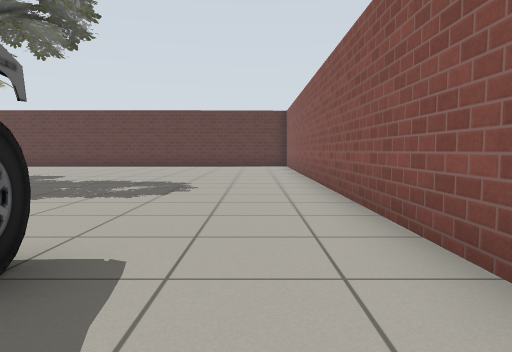
view 1 (above)

18 first-person views from a walk through a world built for the Gazebo simulator. The camera is 0.72 m above the floor, tilts 4° down and sees 70° across. The lines on the ground mark 1 m squares. The floor is counted in squares, 1 m on a side. Each view is taken from the middle of a square. On the plan, view 1 faces up. The plan holds only what a view shows up to about 11 squares ahead; the rest is blank. Robots are left out. Gazebo's built-in surfaces are drawn with simple patterns. Some stock models are drawn as simple stand-ins. Some surface patterns are stand-ins.

view 2
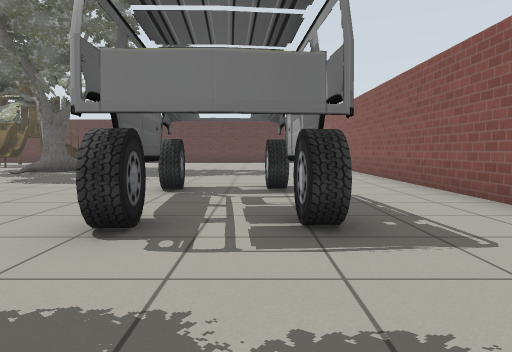

view 3
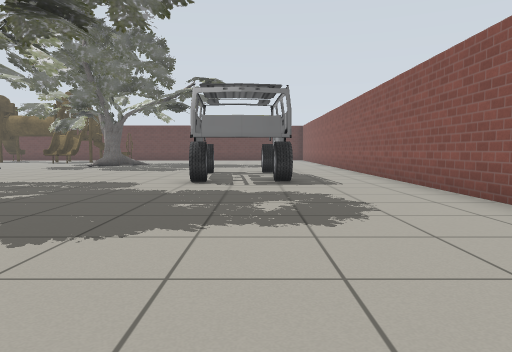

view 4
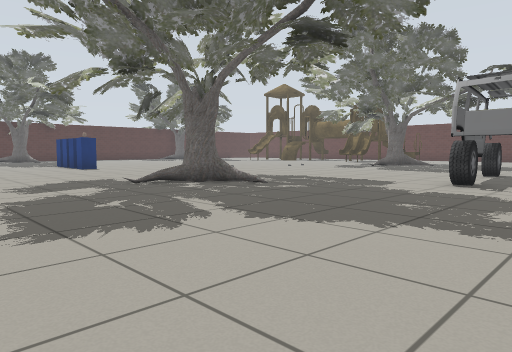

view 5
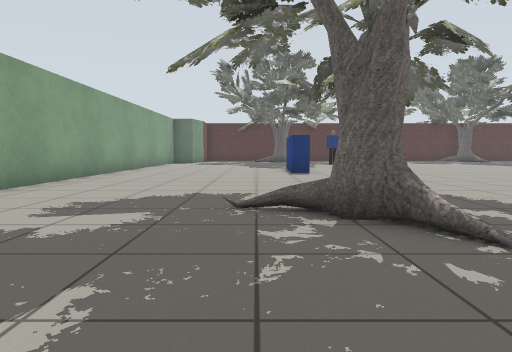

view 6
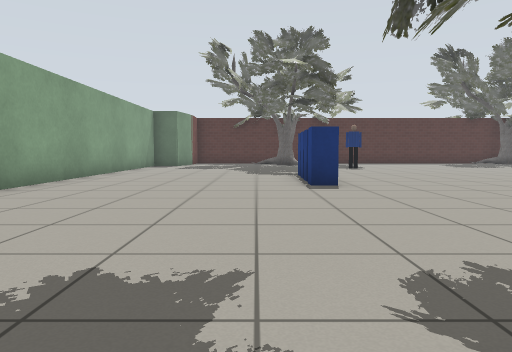

view 7
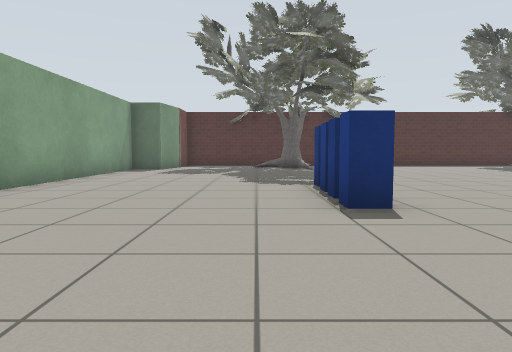

view 8
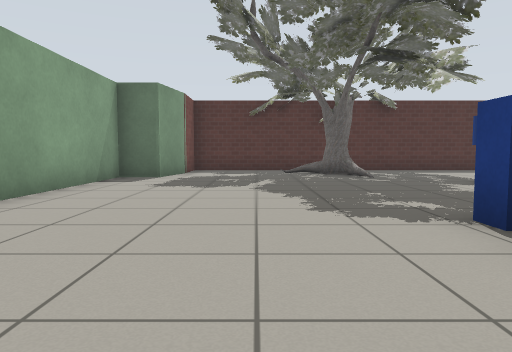

view 9
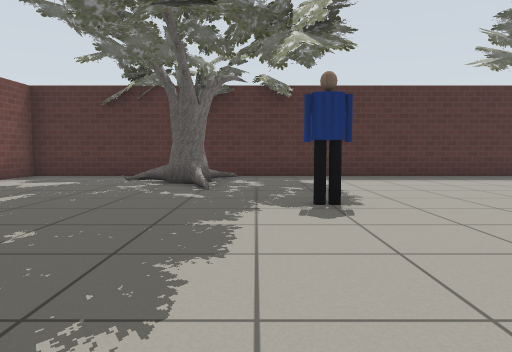

view 10
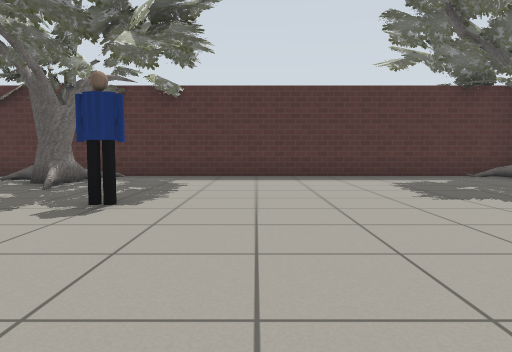

view 11
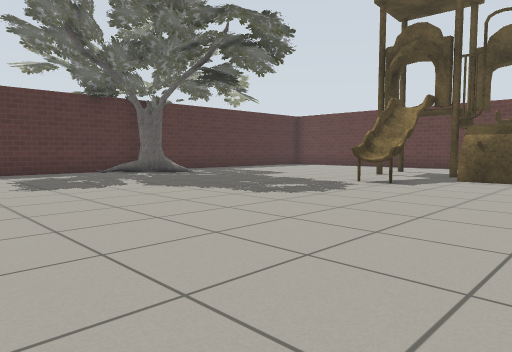

view 12
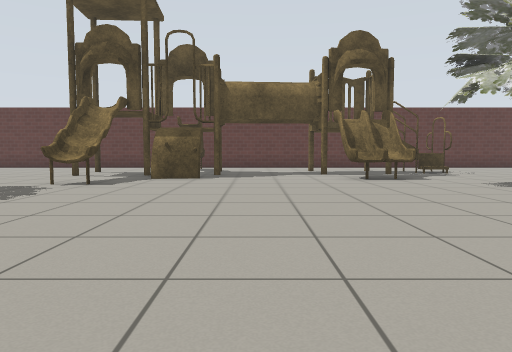

view 13
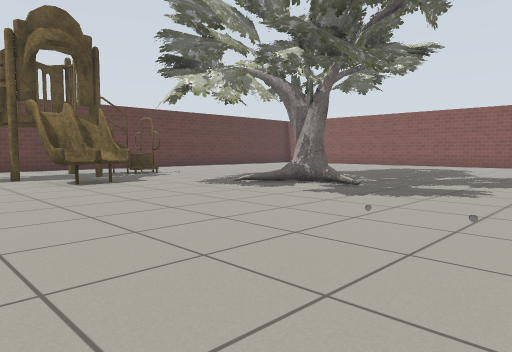

view 14
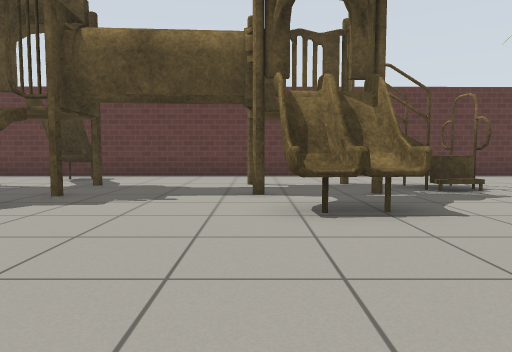

view 15
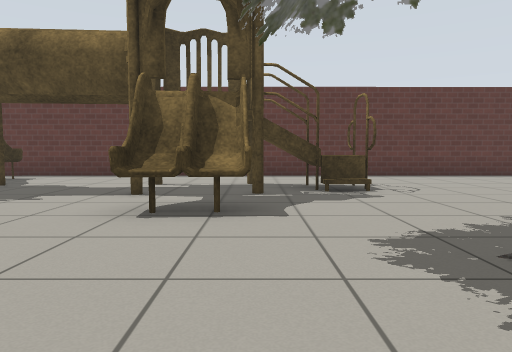

view 16
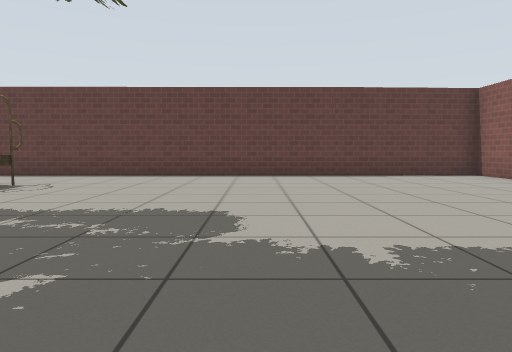

view 17
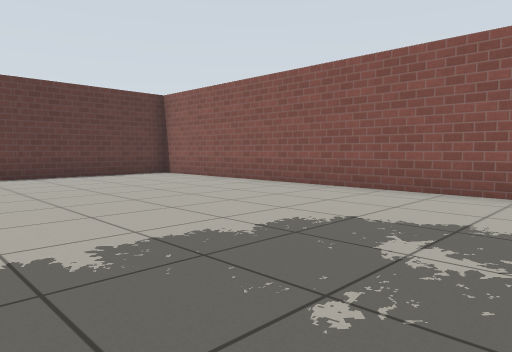

view 18
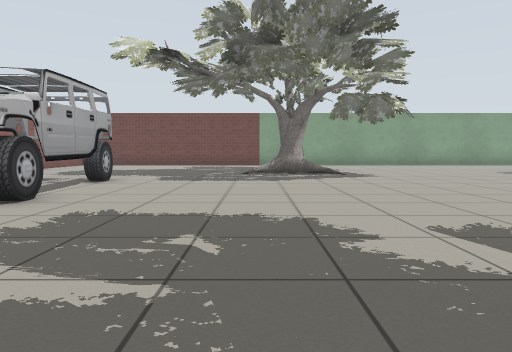

### Floor plan
Key: @ floor where view 1 was taken; # wall or solid block; . floor; C car; T oak tree; P postbox; E person; L playground.
Columns run from 28 left of view 1 to 2 right of it. Each row starts with its distance up from view 1.
 17        ########################
 16        .......................#
 15         .LL...................#
 14         ..L...LLL.L...........#
 13         LLLLLLLLLLL...........#
 12      ..LLLLL..LLL.............#
 11      ...L.L....LL.............#
 10       ..L......LT.............#
  9      ...L.......T..  .........#
  8  TT ............TTTTT.........#
  7 #T..............TTTT..........#
  6 #..................T..........#
  5 #.............................#
  4 #.............................#
  3 #.............................#
  2 #............... ........CC...#
  1 #..............  .......CCCC..#
  0 #........................CC.@.#
 -1 #........................CCC..#
 -2 #....E...................CCC..#
 -3 #T...............T............#
 -4 #TTT......P......T.T.T........#
 -5 #TT.......PPP....TTTT.........#
 -6 #T............................
 -7 #............................
 -8 #............................
 -9 ##..........................
-10  ###................    ....
-11    ###############

Positions as (right, up) in squares from view 1, and headings:
1: (0, 0), facing up
2: (-2, -5), facing up
3: (-2, -10), facing up
4: (-1, -10), facing up-left
5: (-4, -6), facing left
6: (-8, -6), facing left
7: (-11, -6), facing left
8: (-15, -7), facing left
9: (-18, -3), facing left
10: (-18, 0), facing left
11: (-16, 1), facing up-left
12: (-16, 1), facing up
13: (-16, 2), facing up-right
14: (-14, 6), facing up
15: (-12, 6), facing up
16: (-5, 6), facing up
17: (-5, 6), facing up-right
18: (-7, 7), facing down
